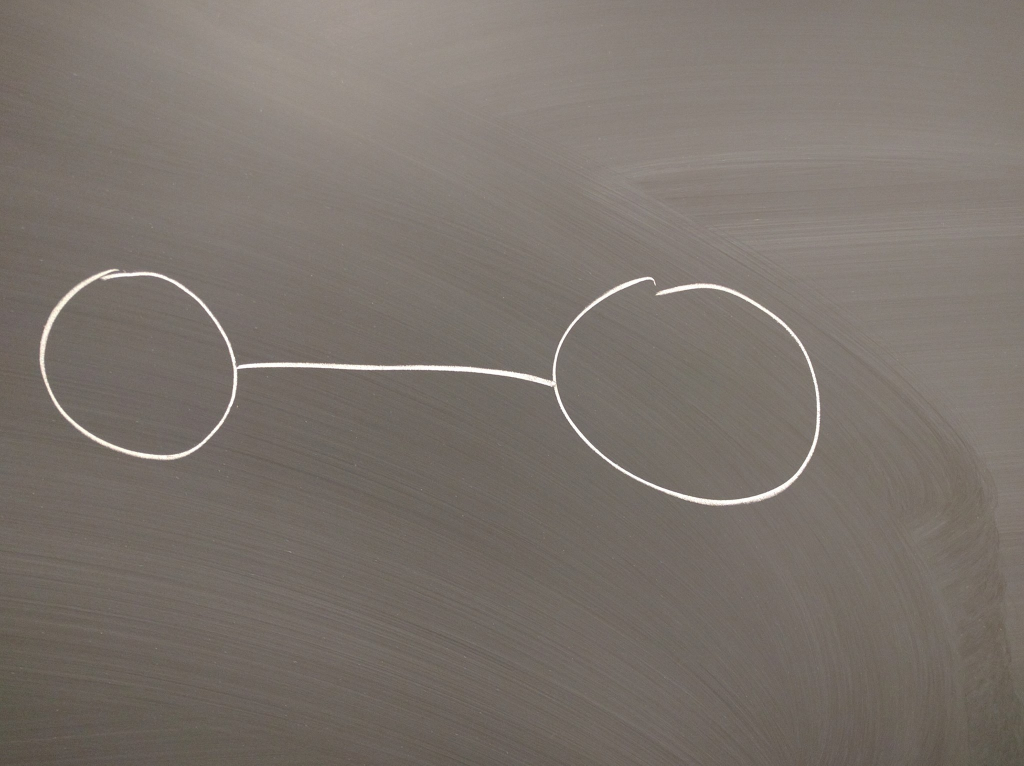
#> input picture examples/2nodes_dark.jpg, 2048 x 1531 px (shown at 1/2 size)
$ python -i imgrec.py   (imports and definitions only)   (Python 2 division)
#> lines starting #> are read from the running program, lines starting #| are printed output that depends on the picture; after the words box and inside, x2 and y2 are one past the last pixel; in counts of white or black regions, pixels touching at a corner belong together
### p2l/graph.py
class Graph():
    def __init__(self, nodes, directed=False):
        self.nodes = nodes
        self.directed = directed

    # [5 lines left out: function __repr__, not called in this run]

class Node():
    """ A node in a graph. Each node stores information about its (x, y)
    coordinates, as well as a set of its neighbours. """
    # [5 lines left out: function __init__, not called in this run]

    def __hash__(self):
        return hash(self.pos)

    # [4 lines left out: function __repr__, not called in this run]

    def __eq__(self, other):
        return self.pos == other.pos

### p2l/imgrec.py
import cv2
try: # Compatibility with different OpenCV versions.
    import cv2.cv as cv
    HOUGH_GRADIENT = cv.CV_HOUGH_GRADIENT
except:
    HOUGH_GRADIENT = cv2.HOUGH_GRADIENT
import numpy as np
from itertools import repeat, chain, product
from Queue import Queue
from skimage.morphology import skeletonize
from skimage import img_as_ubyte
from graph import Graph, Node
import math

PIXEL_UNVISITED = 0  # Value of an unvisited pixel.
PIXEL_VISITED = 120  # Value of a visited pixel.
PIXEL_DISCOVERED = 80  # Value of a discovered pixel.
PIXEL_BG = 255  # Value of a background pixel.

def xy_to_rc(point):
    return (point[1], point[0])
def rc_to_xy(point):
    return (point[1], point[0])


def get_graph(file_name, max_width=900, debug=False):
    """Given the name of an image file, generate a Graph corresponding to the
    contents of the image."""
#> called with file_name = '../examples/2nodes_dark.jpg', max_width = 900, debug = False
    img = cv2.imread(file_name, cv2.IMREAD_GRAYSCALE)
#> img: shape (1531, 2048); min 67, max 255, mean 116.6
    # Downsample image via Gaussian pyramind.
    width, height = img.shape
#> width = 1531; height = 2048
    while width > max_width:
        img = cv2.pyrDown(img)
        width, height = img.shape

    img = cv2.blur(img, (5, 5))
#> img: shape (766, 1024)
    cv2.imshow('blur', img)
    _, thresh_img_1 = cv2.threshold(img, 0, 255, cv2.THRESH_BINARY + cv2.THRESH_OTSU)
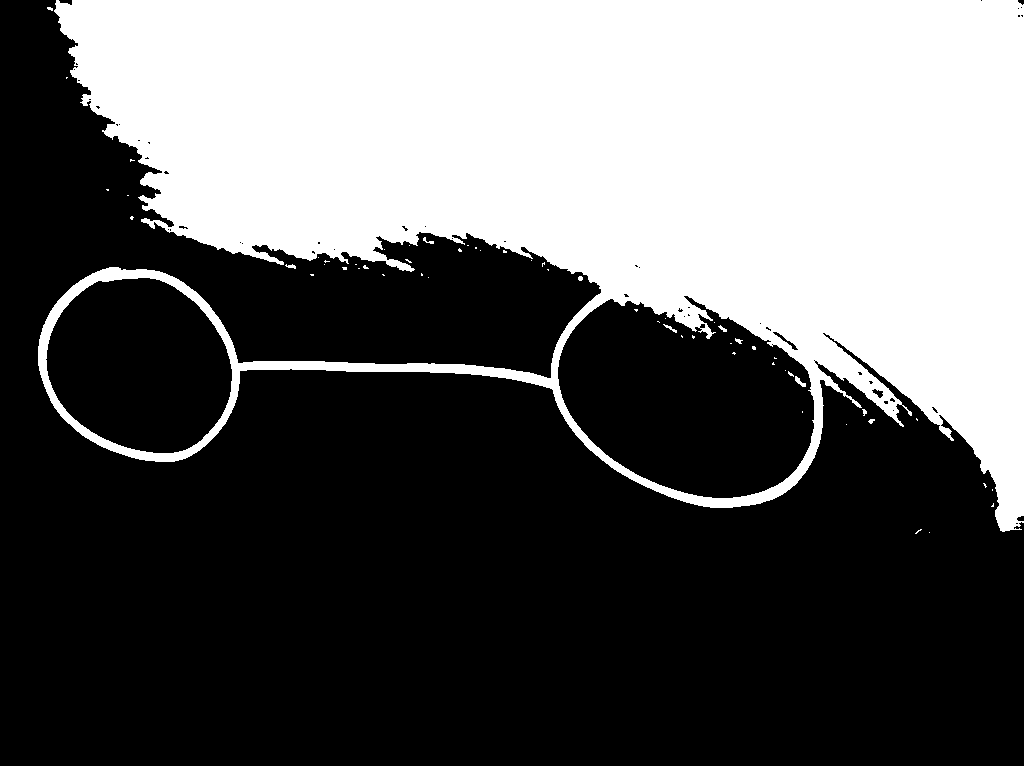
#> thresh_img_1: shape (766, 1024); 37.6% white; 59 white regions (49 under 20 px), largest, box (x1, y1, x2, y2) and area: (38, 0, 1024, 532) 294493, (795, 376, 806, 387) 53, (663, 324, 677, 333) 37
    thresh_img_2 = cv2.adaptiveThreshold(img, 255, cv2.ADAPTIVE_THRESH_MEAN_C, cv2.THRESH_BINARY_INV, 13, -5)
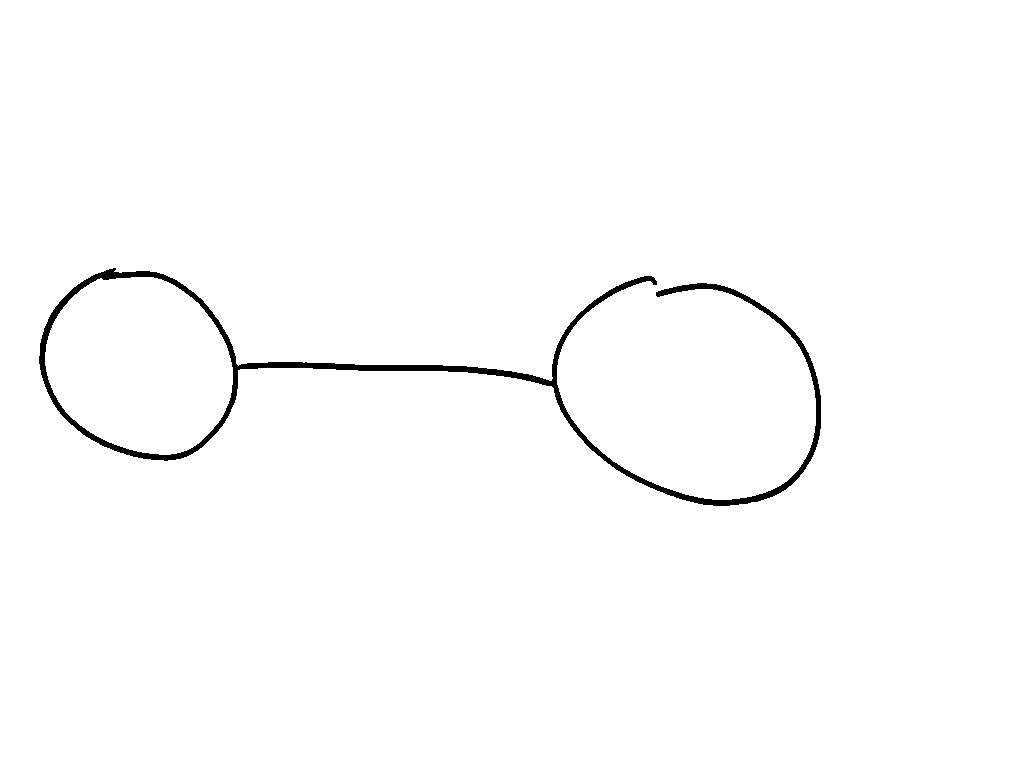
#> thresh_img_2: shape (766, 1024); 98.8% white; 1 black region, box (x1, y1, x2, y2) and area: (39, 268, 821, 506) 9190
    thresh_img_3 = cv2.morphologyEx(thresh_img_2, cv2.MORPH_OPEN, np.ones((5, 5), np.uint8))
#> thresh_img_3: shape (766, 1024); 98.8% white; 1 black region, box (x1, y1, x2, y2) and area: (39, 268, 821, 506) 9210
    thresh_img_3_blur = cv2.blur(thresh_img_3, (8, 8))
    thresh_img_4 = cv2.erode(thresh_img_3_blur, np.ones((2, 2), np.uint8), iterations=3)
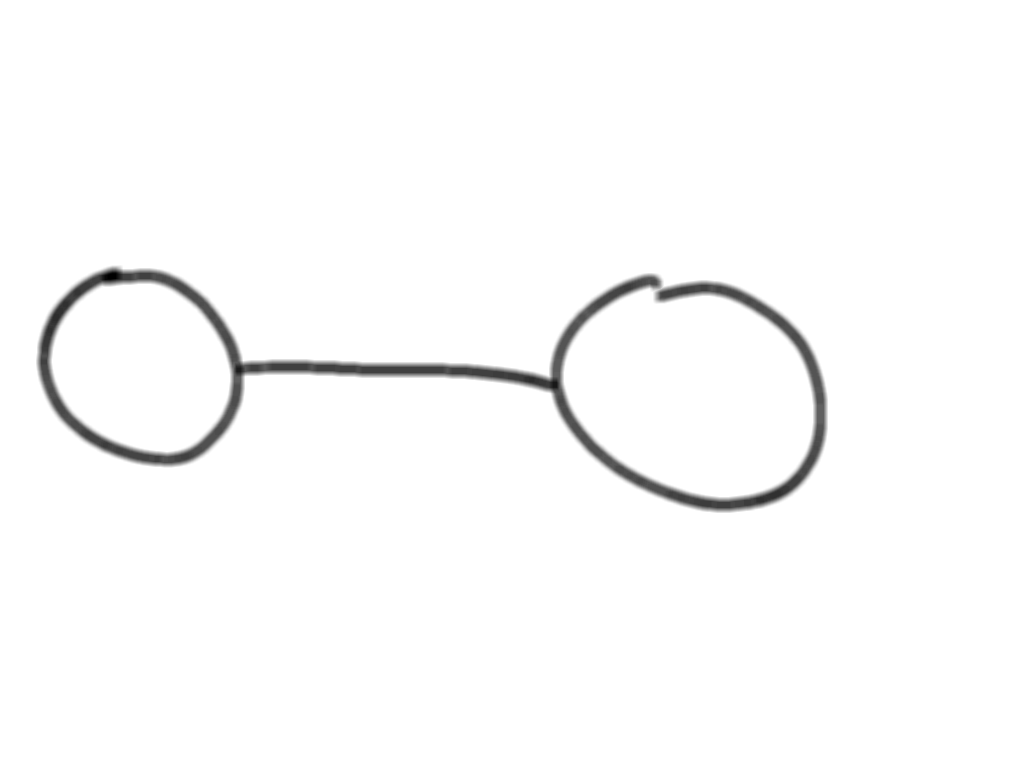
#> thresh_img_4: shape (766, 1024); min 0, max 255, mean 250.5
    _, thresh_img_5 = cv2.threshold(thresh_img_4, 0, 255, cv2.THRESH_BINARY + cv2.THRESH_OTSU)
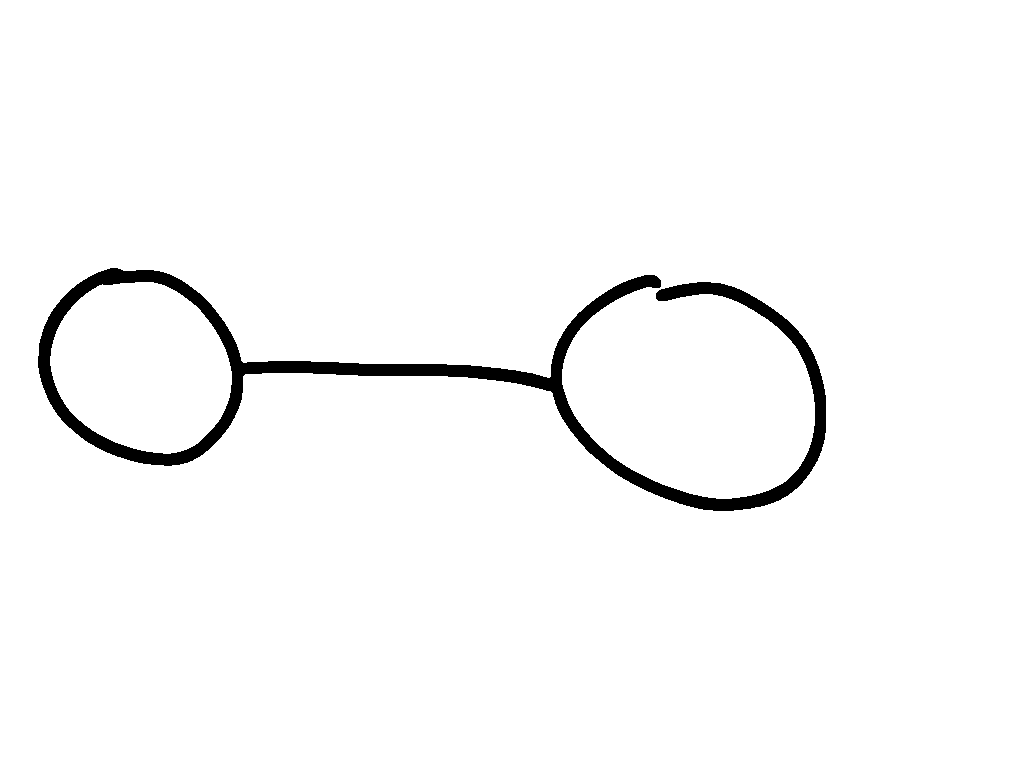
#> thresh_img_5: shape (766, 1024); 97.4% white; 1 black region, box (x1, y1, x2, y2) and area: (38, 268, 826, 511) 20219
    thresh_img_6 = img_as_ubyte(skeletonize(thresh_img_5 != 255))
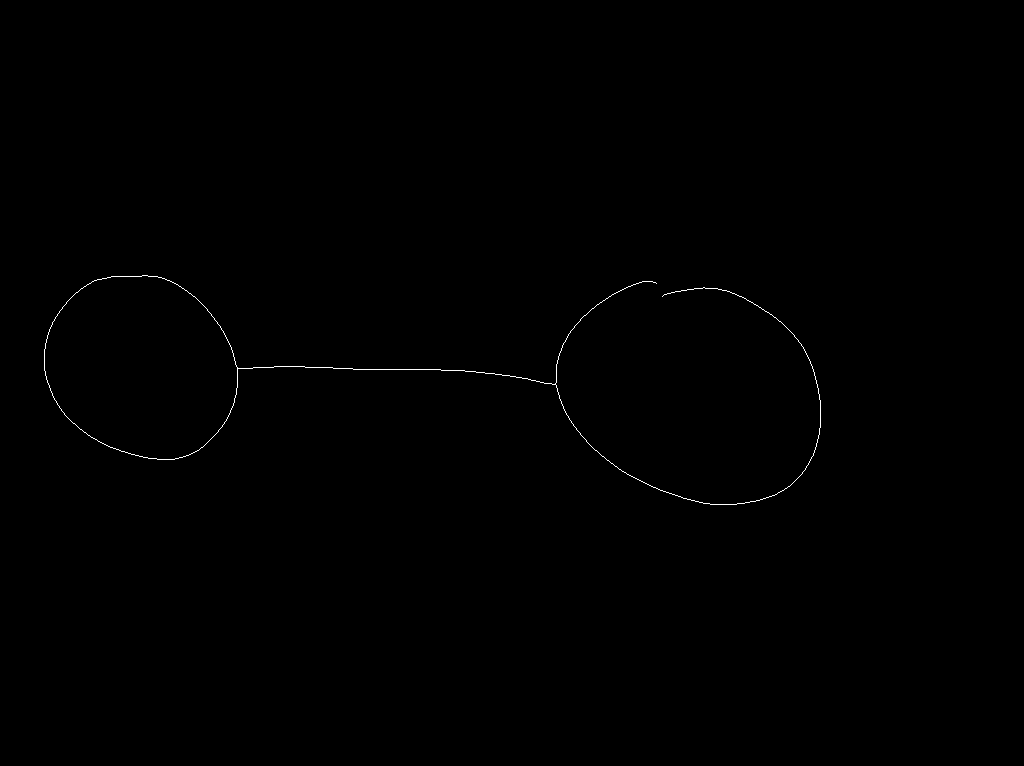
#> thresh_img_6: shape (766, 1024); 0.2% white in thin lines or dots, all inside (x1, y1, x2, y2) = (44, 275, 821, 505)
    _, thresh_img_7 = cv2.threshold(thresh_img_6, 0, 255, cv2.THRESH_BINARY_INV)

    thresh_img = thresh_img_7
    thresh_img_edges = thresh_img_7

    img_nodes = find_circle_nodes(thresh_img, debug=debug)
    if debug:
        cv2.namedWindow('detected circles', cv2.WINDOW_NORMAL)

        cv2.imshow('detected circles', thresh_img)
        cv2.waitKey(0)
        cv2.destroyAllWindows()

    print img_nodes

    graph = find_edges(thresh_img_7, img_nodes, make_bbox_edge_dict(thresh_img_7, img_nodes))
    if debug:
        print graph
        cv2.namedWindow('detected circles', cv2.WINDOW_NORMAL)

        cv2.imshow('detected circles', thresh_img)
        cv2.waitKey(0)
        cv2.destroyAllWindows()

    return graph


def find_circle_nodes(img, debug=False, minRadius=5, maxRadius=50):
#> called with debug = False, minRadius = 5, maxRadius = 50
    height, width = img.shape
#> height = 766; width = 1024
    min_closest_dist = float(max(height, width)) / 5.5
#> min_closest_dist = 186.2

    circles = cv2.HoughCircles(img, HOUGH_GRADIENT, 1.2,
         min_closest_dist, param1=80, param2=25, minRadius=minRadius, maxRadius=maxRadius)
#> circles = None
#> in get_graph, `img_nodes = find_circle_nodes(thresh_img, debug=debug)`: img_nodes = []

    img_nodes = []
    if circles is not None:
        for x, y, r in circles[0,:]:
            print x,y,r
            x = int(x)
            y = int(y)
            r = int(r)
            r2 = int(r * 1.2 + 5)

            if debug:
                print x, y, r, r2
            i = x
            j = y

            img_circle = img[max(0, j-r2):min(height, j+r2), max(0, i-r2):min(width, i+r2)]
            # TODO: maybe try if there is only 1 circle in the img_circle image, then try
            # otherwise do not use, as it is a false circle
            if cv2.HoughCircles(img_circle, HOUGH_GRADIENT, 1,
                    min_closest_dist, param1=50, param2=10, minRadius=minRadius, maxRadius=maxRadius) is not None:
                img_node = Node(None, bbox_tl=(max(0, i - r2), max(0, j - r2)),
                    bbox_br=(min(width, i + r2), min(height, j + r2)), pos=(i, j))
                img_nodes.append(img_node)

    return img_nodes


def find_edges(image, nodes, bbox_edges):
    """Finds the edges between nodes in the given image."""

    fill_node_bboxes(image, nodes)

    # Dictionary mapping each node to its immediate neighbourhood.
    nbhds = {}

    for node in nodes:
        nbhds[node] = find_nbhd(image, nodes, bbox_edges, node)

    return make_graph(nodes, nbhds)


def fill_node_bboxes(image, nodes, debug=False, color=PIXEL_BG):
    for node in nodes:
        if debug:
            color = 125
        cv2.rectangle(image, node.bbox_tl, node.bbox_br, color, -1)
    if debug:
        cv2.imshow("fill_node_bboxes", image)
        cv2.waitKey(0)
        cv2.destroyAllWindows()

# [87 lines left out: functions find_nbhd, traverse_edge, not called in this run]


def distance(a, b):
    return math.sqrt((a[0] - b[0]) ** 2 + (b[1] - a[1]) ** 2)

# [29 lines left out: functions adjacent_pixels, make_bbox_iter, not called in this run]


def make_bbox_edge_dict(image, nodes):
    bbox_edges = {}
    for node in nodes:
        bbox_iter = make_bbox_iter(image, node.bbox_tl, node.bbox_br, resize=2)
        for pixel in bbox_iter:
            bbox_edges[pixel] = node
#> this loop made 0 passes
#> after the loop, bbox_edges = 0 items

    return bbox_edges


def make_graph(nodes, nbhds):
    """Generates a Graph object from the dictionary of neighborhoods."""
    new_nodes = set()
    old_to_new = {}
    new_to_old = {}
    for node in nbhds.keys():
        new_node = Node(None, pos=node.pos)
        new_nodes.add(new_node)
        old_to_new[node] = new_node
        new_to_old[new_node] = node
#> after the loop, new_nodes = 0 items; new_to_old = 0 items; old_to_new = 0 items

    for new_node in new_nodes:
        nbhd = set(old_to_new[nbr] for nbr in nbhds[new_to_old[new_node]])
        new_node.neighbors = nbhd

    return Graph(new_nodes)

>>> result = get_graph('../examples/2nodes_dark.jpg')

$ run again, on examples/3nodes_light.jpg
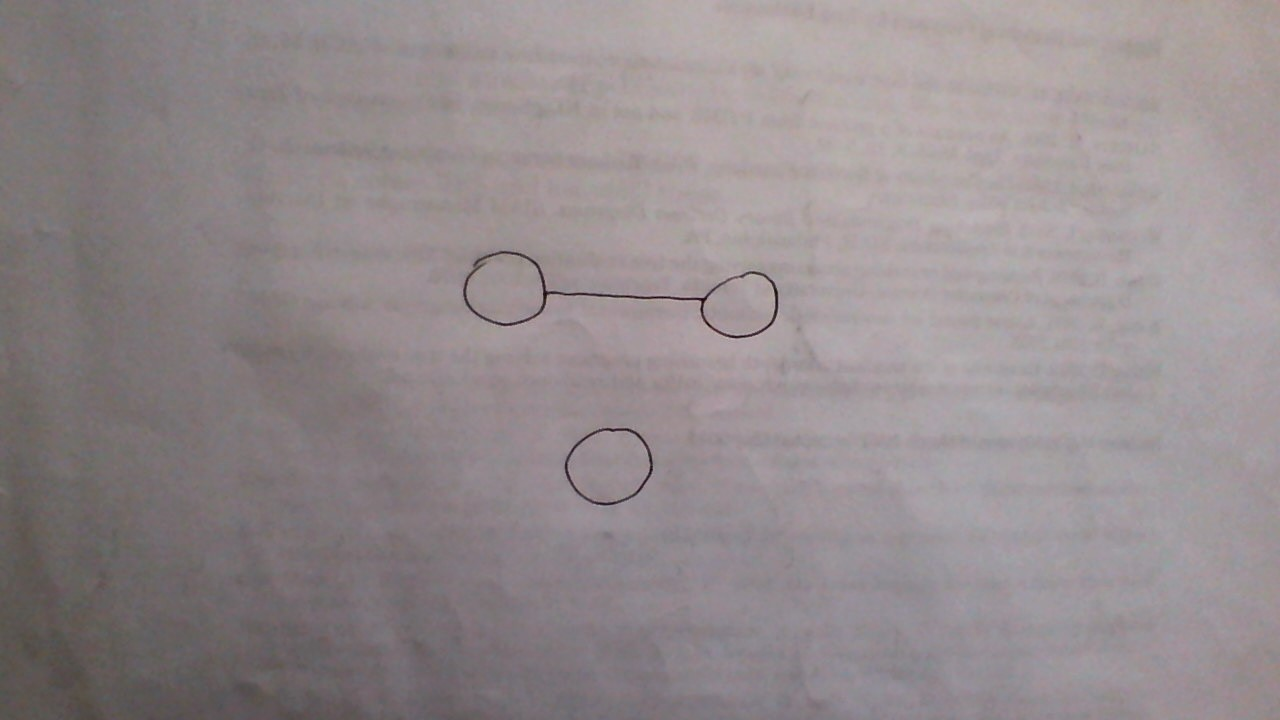
#> input picture examples/3nodes_light.jpg, 1280 x 720 px
#> in get_graph, `_, thresh_img_1 = cv2.threshold(img, 0, 255, cv2.THRESH_BINARY + cv2.T..`:
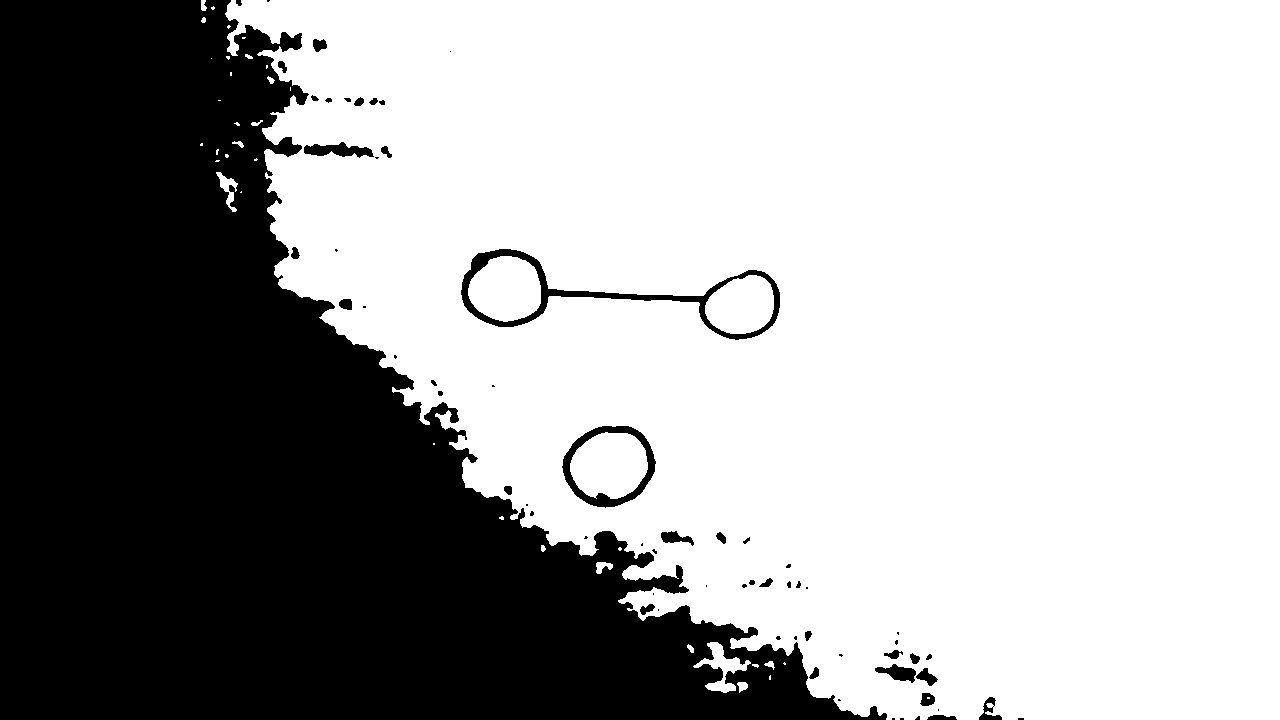
#> thresh_img_1: shape (720, 1280); 64.9% white; 66 black regions (29 under 20 px), largest, box (x1, y1, x2, y2) and area: (0, 0, 887, 720) 314731, (461, 249, 780, 340) 3715, (562, 426, 656, 508) 1820
#> thresh_img_2: shape (720, 1280); 99.2% white; 6 black regions (1 under 20 px), largest, box (x1, y1, x2, y2) and area: (457, 245, 785, 345) 3574, (558, 422, 659, 511) 1206, (569, 432, 649, 501) 1013, (468, 255, 542, 322) 928, (705, 275, 774, 334) 890
#> thresh_img_3: shape (720, 1280); 99.1% white; 4 black regions (1 under 20 px), largest, box (x1, y1, x2, y2) and area: (457, 245, 785, 345) 4634, (558, 422, 659, 511) 2280, (468, 255, 542, 322) 949
#> thresh_img_5: shape (720, 1280); 98% white; 2 black regions, box (x1, y1, x2, y2) and area: (456, 244, 790, 349) 13145, (557, 421, 664, 516) 5538
#> thresh_img_6: shape (720, 1280); 0.1% white in thin lines or dots, all inside (x1, y1, x2, y2) = (467, 253, 778, 505)
#> circles = [[610.2, 463.8, 41.12]]
#> the loop in find_circle_nodes, `for x, y, r in circles[0,:]:` made 1 pass
#> (x, y, r, r2, i, j) on pass 1: (610, 463, 41, 54, 610, 463)
#> (printed output is left out)
#> pass 1, in find_circle_nodes, `img_circle = img[max(0, j-r2):min(height, j+r2), max(0, i-r2):min(widt..`:
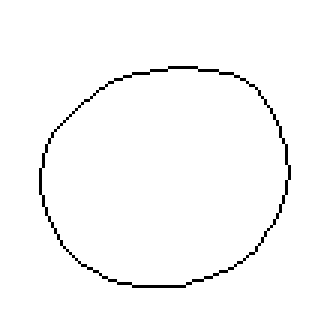
#> img_circle: shape (108, 108) (shown 3 times larger); 98.1% white; black in thin lines or dots, all inside (x1, y1, x2, y2) = (13, 22, 97, 96)
#> after the loop in find_circle_nodes, `for x, y, r in circles[0,:]:`: img_nodes = 1 item
#| [Node(610, 463)]
#> the loop in make_bbox_edge_dict, `for node in nodes:` made 1 pass
#> (printed output is left out)
#> after the loop in make_bbox_edge_dict, `for node in nodes:`: bbox_edges = 448 items
#> the loop in fill_node_bboxes, `for node in nodes:` made 1 pass
#> the loop in find_edges, `for node in nodes:` made 1 pass
#> (printed output is left out)
#> after the loop in find_edges, `for node in nodes:`: nbhds = 1 item
#> the loop in make_graph, `for node in nbhds.keys():` made 1 pass
#> the loop in make_graph, `for new_node in new_nodes:` made 1 pass
